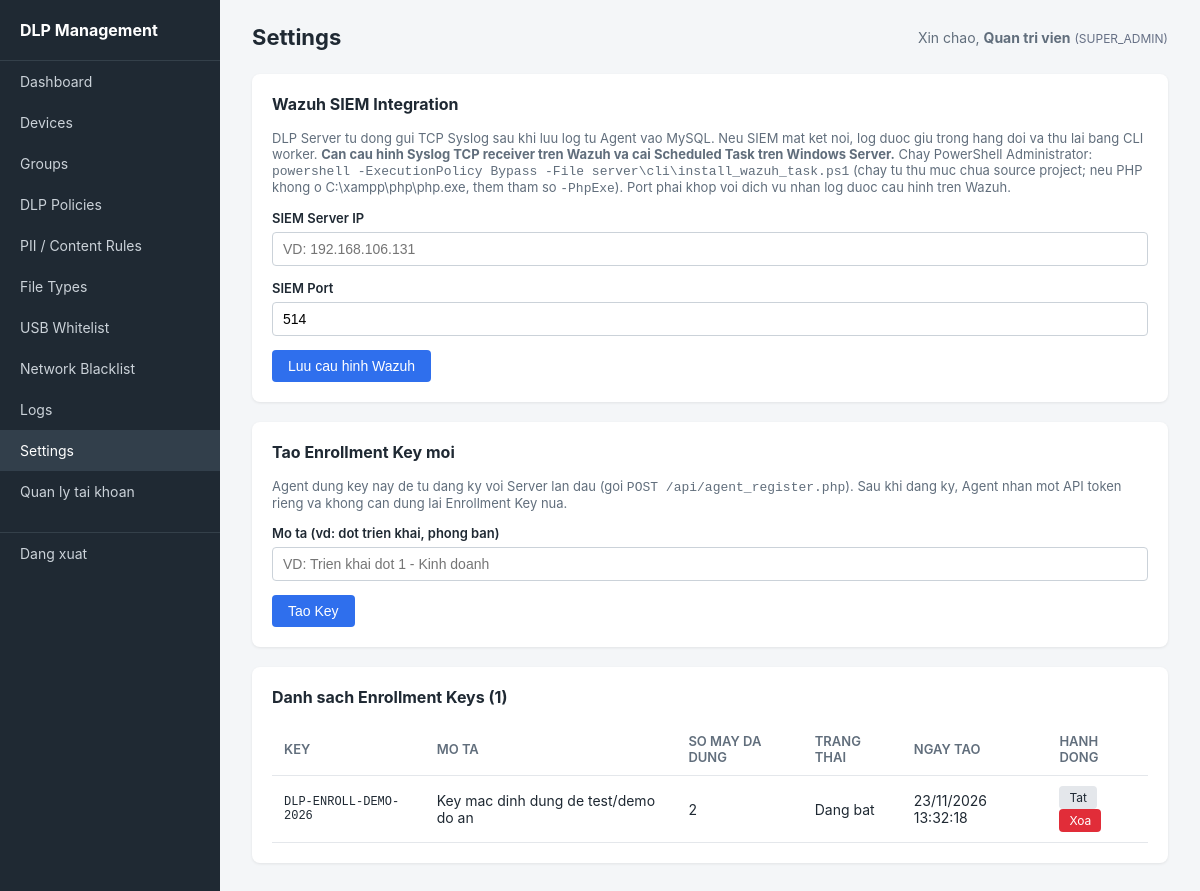
Page /admin/settings.php (signed in) on the committed database.
### tables this page shows
CREATE TABLE enrollment_keys (
    id              INT PRIMARY KEY AUTO_INCREMENT,
    enrollment_key  VARCHAR(64) NOT NULL UNIQUE,
    description     VARCHAR(150),
    is_active       BOOLEAN DEFAULT TRUE,
    created_by      VARCHAR(100),
    created_at      DATETIME DEFAULT CURRENT_TIMESTAMP
);

### includes/helpers.php (called while the page is built, shortened)
<?php
function h(?string $value): string {
    return htmlspecialchars($value ?? '', ENT_QUOTES, 'UTF-8');
}
function format_datetime(?string $dt): string {
    return date('d/m/Y H:i:s', strtotime($dt));
}

### admin/settings.php (the view, shortened to what this page needs)
<?php
require_once __DIR__ . '/../config/database.php';
require_once __DIR__ . '/../includes/helpers.php';
$wazuh = $pdo->query("SELECT siem_ip, siem_port, updated_at FROM wazuh_settings WHERE id = 1")->fetch();
if (!$wazuh) {
    $wazuh = ['siem_ip' => '', 'siem_port' => '514', 'updated_at' => null];
}
$keys = $pdo->query("
    SELECT ek.*, (SELECT COUNT(*) FROM devices WHERE enrolled_via_key_id = ek.id) as devices_enrolled
    FROM enrollment_keys ek ORDER BY ek.created_at DESC
")->fetchAll();
require __DIR__ . '/../includes/layout_header.php';
?>
<div class="card">
    <h2>Wazuh SIEM Integration</h2>
    <p style="font-size:13px; color:#616e7c; margin-bottom:14px;">
        DLP Server tu dong gui TCP Syslog sau khi luu log tu Agent vao MySQL.
        Neu SIEM mat ket noi, log duoc giu trong hang doi va thu lai bang CLI worker.
        <strong>Can cau hinh Syslog TCP receiver tren Wazuh va cai Scheduled Task tren Windows Server.</strong>
        Chay PowerShell Administrator: <code>powershell -ExecutionPolicy Bypass -File server\cli\install_wazuh_task.ps1</code>
        (chay tu thu muc chua source project; neu PHP khong o C:\xampp\php\php.exe, them tham so <code>-PhpExe</code>).
        Port phai khop voi dich vu nhan log duoc cau hinh tren Wazuh.
    </p>
    <form method="POST">
        <div class="form-group">
            <label for="wazuh-ip">SIEM Server IP</label>
            <input id="wazuh-ip" type="text" name="wazuh_ip" maxlength="45"
                   placeholder="VD: 192.168.106.131"
                   value="<?= h((string)$wazuh['siem_ip']) ?>" required>
        </div>
        <div class="form-group">
            <label for="wazuh-port">SIEM Port</label>
            <input id="wazuh-port" type="number" name="wazuh_port" min="1" max="65535"
                   value="<?= h((string)$wazuh['siem_port']) ?>" required>
        </div>
        <button type="submit" class="btn btn-primary">Luu cau hinh Wazuh</button>
    </form>
</div>
<div class="card">
    <h2>Tao Enrollment Key moi</h2>
    <p style="font-size:13px; color:#616e7c; margin-bottom:14px;">
        Agent dung key nay de tu dang ky voi Server lan dau (goi <code>POST /api/agent_register.php</code>).
        Sau khi dang ky, Agent nhan mot API token rieng va khong can dung lai Enrollment Key nua.
    </p>
    <form method="POST">
        <div class="form-group">
            <label>Mo ta (vd: dot trien khai, phong ban)</label>
            <input type="text" name="description" placeholder="VD: Trien khai dot 1 - Kinh doanh">
        </div>
        <button type="submit" class="btn btn-primary">Tao Key</button>
    </form>
</div>
<div class="card">
    <h2>Danh sach Enrollment Keys (<?= count($keys) ?>)</h2>
    <table>
        <thead><tr><th>Key</th><th>Mo ta</th><th>So may da dung</th><th>Trang thai</th><th>Ngay tao</th><th>Hanh dong</th></tr></thead>
        <tbody>
        <?php foreach ($keys as $k): ?>
            <tr>
                <td style="font-family:monospace; font-size:12px;"><?= h($k['enrollment_key']) ?></td>
                <td><?= h($k['description']) ?></td>
                <td><?= (int)$k['devices_enrolled'] ?></td>
                <td><?= $k['is_active'] ? 'Dang bat' : 'Da tat' ?></td>
                <td><?= h(format_datetime($k['created_at'])) ?></td>
                <td>
                    <a href="settings.php?toggle=<?= (int)$k['id'] ?>" class="btn btn-secondary btn-sm">
                        <?= $k['is_active'] ? 'Tat' : 'Bat' ?>
                    </a>
                    <a href="settings.php?delete=<?= (int)$k['id'] ?>" class="btn btn-danger btn-sm"
                       onclick="return confirm('Xoa key nay?')">Xoa</a>
                </td>
            </tr>
        <?php endforeach; ?>
        </tbody>
    </table>
</div>
<?php require __DIR__ . '/../includes/layout_footer.php'; ?>

### admin/assets/style.css (style rules this page uses)
* { box-sizing: border-box; margin: 0; padding: 0; }
body { font-family: -apple-system, "Segoe UI", Roboto, Arial, sans-serif; background: #f4f6f8; color: #1f2933; }
.card { background: #fff; border-radius: 8px; padding: 20px; margin-bottom: 20px; box-shadow: 0 1px 3px rgba(0,0,0,0.08); }
.card h2 { font-size: 16px; margin-bottom: 16px; }
table { width: 100%; border-collapse: collapse; font-size: 14px; }
th, td { text-align: left; padding: 10px 12px; border-bottom: 1px solid #e4e7eb; }
th { color: #616e7c; font-weight: 600; font-size: 13px; text-transform: uppercase; }
.form-group { margin-bottom: 14px; }
.form-group label { display: block; font-size: 13px; font-weight: 600; margin-bottom: 6px; }
.form-group input, .form-group select, .form-group textarea { width: 100%; padding: 8px 10px; border: 1px solid #cbd2d9; border-radius: 4px; font-size: 14px; }
.btn { display: inline-block; padding: 8px 16px; border-radius: 4px; border: none; font-size: 14px; cursor: pointer; text-decoration: none; }
.btn-primary { background: #2f6fed; color: #fff; }
.btn-danger { background: #e12d39; color: #fff; }
.btn-secondary { background: #e4e7eb; color: #1f2933; }
.btn-sm { padding: 4px 10px; font-size: 12px; }

### rows in the picture
enrollment_keys: enrollment_key "DLP-ENROLL-DEMO-2026", description "Key mac dinh dung de test/demo do an", devices_enrolled "2", is_active "Dang bat", created_at "23/11/2026 13:32:18"

### other values in the picture
$item['label'] "Dashboard"
$item['label'] "Devices"
$item['label'] "Groups"
$item['label'] "DLP Policies"
$item['label'] "PII / Content Rules"
$item['label'] "File Types"
$item['label'] "USB Whitelist"
$item['label'] "Network Blacklist"
$item['label'] "Logs"
$item['label'] "Settings"
$item['label'] "Quan ly tai khoan"
$pageTitle "Settings"
current_admin_name() "Quan tri vien"
current_admin_role() "SUPER_ADMIN"
count($keys) "1"
